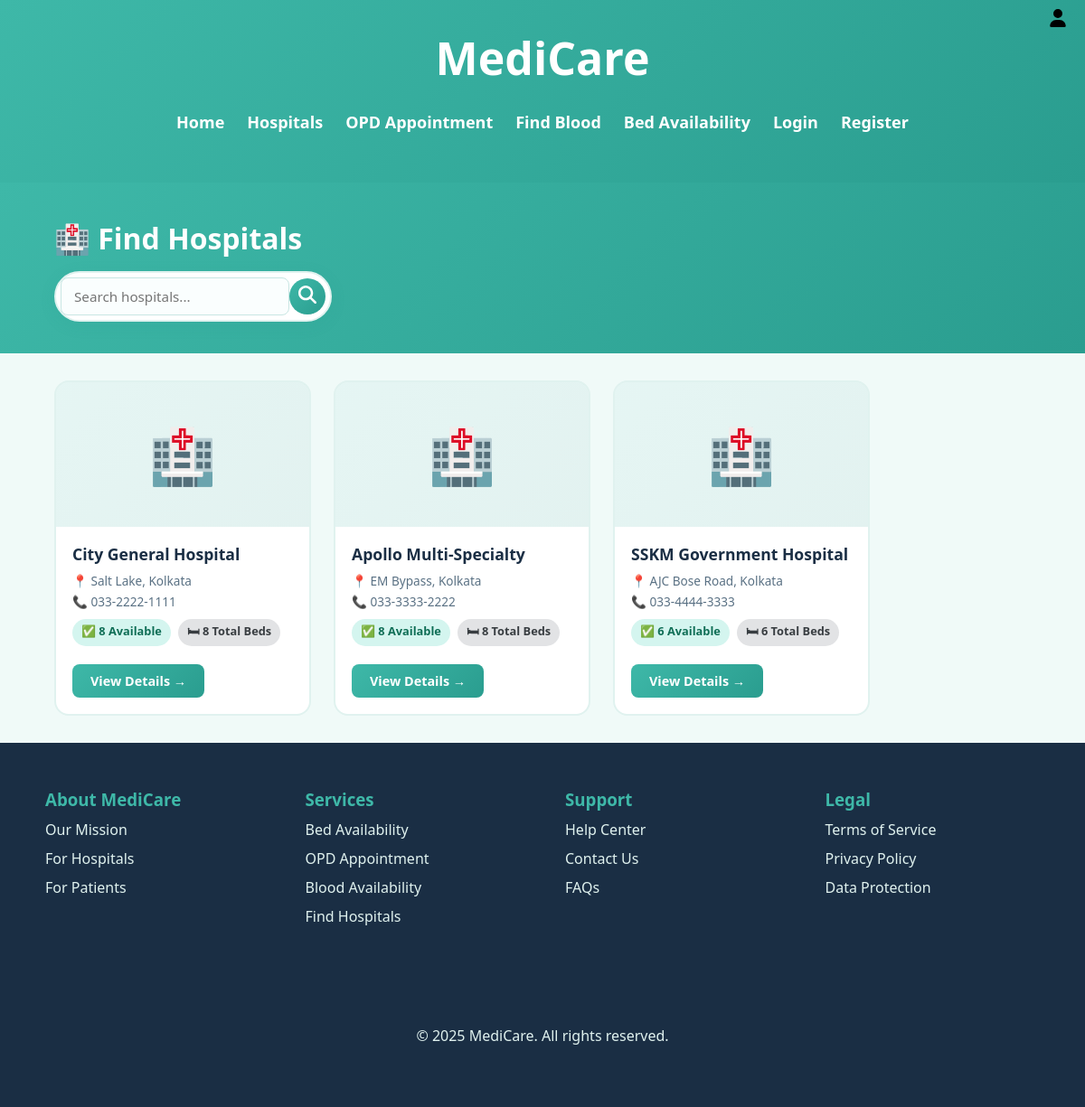
The app's page /hospitals/ with its own data.
### core/models.py (models this page shows, shortened)
class Hospital(models.Model):
    name = models.CharField(max_length=100)
    address = models.TextField(blank=True, null=True)
    phone = models.CharField(max_length=20, blank=True, null=True)
    display = models.ImageField(upload_to='hospitals/', blank=True, null=True)

### core/views.py (the view)
# urls.py: path('hospitals/', views.hospitals, name='hospitals'),
def hospitals(request):
    q = request.GET.get('q', '').strip()
    hospitals_qs = Hospital.objects.all()
    if q:
        hospitals_qs = hospitals_qs.filter(name__icontains=q)
    hospitals_data = []
    for h in hospitals_qs:
        total_beds = Bed.objects.filter(department__hospital=h).count()
        available_beds = Bed.objects.filter(department__hospital=h, allocated_to__isnull=True).count()
        hospitals_data.append({
            'obj': h,
            'total_beds': total_beds,
            'available_beds': available_beds,
        })
    return render(request, 'core/hospitals.html', {
        'hospitals_data': hospitals_data,
        'query': q,
    })

### core/templates/core/hospitals.html (shortened to what this page needs)
{% extends 'core/base.html' %}
{% load static %}
{% block content %}
<div class="page-header">
    <h1>🏥 Find Hospitals</h1>
    <form action="{% url 'hospitals' %}" method="GET" class="search-bar inline-search">
        <input type="text" name="q" value="{{ query }}" placeholder="Search hospitals...">
        <button type="submit"><img src="{% static 'assets/search.svg' %}" alt="search"></button>
    </form>
</div>
<div class="cards-grid">
    {% for item in hospitals_data %}
    <div class="card hospital-card">
        {% if item.obj.display %}
            <img src="{{ item.obj.display.url }}" alt="{{ item.obj.name }}" class="card-img">
        {% else %}
            <div class="card-img-placeholder">🏥</div>
        {% endif %}
        <div class="card-body">
            <h2>{{ item.obj.name }}</h2>
            {% if item.obj.address %}<p class="card-address">📍 {{ item.obj.address }}</p>{% endif %}
            {% if item.obj.phone %}<p class="card-phone">📞 {{ item.obj.phone }}</p>{% endif %}
            <div class="bed-badge-row">
                <span class="badge badge-green">✅ {{ item.available_beds }} Available</span>
                <span class="badge badge-grey">🛏 {{ item.total_beds }} Total Beds</span>
            </div>
            <a href="{% url 'hospital_detail' item.obj.pk %}" class="btn btn-primary">View Details →</a>
        </div>
    </div>
    {% empty %}
    <div class="empty-state">
        <p>😔 No hospitals found{% if query %} for "{{ query }}"{% endif %}.</p>
        <a href="{% url 'hospitals' %}" class="btn btn-outline">Clear search</a>
    </div>
    {% endfor %}
</div>
{% endblock %}

### core/templates/core/base.html (shortened to what this page needs)
<!DOCTYPE html>
{% load static %}
<html lang="en">
<head>
    <link rel="stylesheet" href="{% static 'styles/style.css' %}">
    <link rel="stylesheet" href="{% static 'styles/extra.css' %}">
</head>
<body>
    <div class="heading">
        <div class="nav">
            <a href="{% url 'home' %}" style="text-decoration:none;color:white;"><h1>MediCare</h1></a>
            <a href="{% if user.is_authenticated %}{% url 'logout' %}{% else %}{% url 'login' %}{% endif %}">
                <img class="logoImg" src="{% static 'assets/login.svg' %}" alt="login" title="{% if user.is_authenticated %}Logout{% else %}Login{% endif %}">
            </a>
        </div>
        <nav>
            <ul id="sidemenu">
                <li><a href="{% url 'home' %}">Home</a></li>
                <li><a href="{% url 'hospitals' %}">Hospitals</a></li>
                <li><a href="{% url 'book_appointment' %}">OPD Appointment</a></li>
                <li><a href="{% url 'blood_search' %}">Find Blood</a></li>
                <li><a href="{% url 'bed_availability' %}">Bed Availability</a></li>
                {% if user.is_authenticated %}
                    {% if user.is_staff %}
                    <li><a href="{% url 'dashboard' %}">Dashboard</a></li>
                    {% else %}
                    <li><a href="{% url 'my_appointments' %}">My Appointments</a></li>
                    {% endif %}
                    <li><a href="{% url 'logout' %}">Logout ({{ user.first_name|default:user.username }})</a></li>
                {% else %}
                    <li><a href="{% url 'login' %}">Login</a></li>
                    <li><a href="{% url 'register' %}">Register</a></li>
                {% endif %}
            </ul>
        </nav>
    </div>
    <main>
        {% block content %}{% endblock %}
    </main>
    <footer>
        <div class="foot">
            <div class="footer-elements">
                <h3>About MediCare</h3>
                <a href="{% url 'home' %}">Our Mission</a>
                <a href="{% url 'hospitals' %}">For Hospitals</a>
                <a href="{% url 'register' %}">For Patients</a>
            </div>
            <div class="footer-elements">
                <h3>Services</h3>
                <a href="{% url 'bed_availability' %}">Bed Availability</a>
                <a href="{% url 'book_appointment' %}">OPD Appointment</a>
                <a href="{% url 'blood_search' %}">Blood Availability</a>
                <a href="{% url 'hospitals' %}">Find Hospitals</a>
            </div>
            <div class="footer-elements">
                <h3>Support</h3>
                <a href="#">Help Center</a>
                <a href="#">Contact Us</a>
                <a href="#">FAQs</a>
            </div>
            <div class="footer-elements">
                <h3>Legal</h3>
                <a href="#">Terms of Service</a>
                <a href="#">Privacy Policy</a>
                <a href="#">Data Protection</a>
            </div>
        </div>
        <div class="rights">
            <p>© 2025 MediCare. All rights reserved.</p>
        </div>
    </footer>
</body>
</html>

### static/styles/style.css (style rules this page uses)
* { padding: 0; margin: 0; font-family: 'Segoe UI', Tahoma, Geneva, Verdana, sans-serif; }
body { background-color: #f0faf8; min-width: 100%; }
.logoImg { width: 20px; height: 20px; position: absolute; right: 20px; top: 10px; transition: filter 0.1s ease-in-out; }
.nav { display: flex; justify-content: center; align-items: center; }
.heading { width: 100%; background: linear-gradient(135deg, #3eb8a8, #2a9d8f); color: white; padding: 30px 0; text-align: center; }
.heading h1 { font-size: 50px; }
nav ul { list-style: none; padding: 15px 0; margin: 10px 0; display: flex; justify-content: center; gap: 25px; }
nav ul li { display: inline; }
nav ul li a { color: white; text-decoration: none; font-size: 18px; font-weight: bold; position: relative; }
nav ul li a:after { content: ''; height: 3px; width: 0; position: absolute; background: #ffe066; left: 0; bottom: -6px; transition: 0.5s; }
.search-bar { background: white; border-radius: 30px; display: flex; align-items: center; padding: 5px; width: fit-content; margin: 15px 0; box-shadow: 0 4px 16px rgba(42,157,143,0.15); border: 2px solid #e0f2ef; }
.search-bar input { padding: 10px 15px; border: none; outline: none; font-size: 14px; width: 350px; border-radius: 20px; }
.search-bar button { background: linear-gradient(135deg, #3eb8a8, #2a9d8f); border: none; cursor: pointer; padding: 8px 10px; border-radius: 20px; }
.search-bar button img { width: 20px; height: 20px; filter: invert(1); }
footer { background: #1a2e44; }
.foot { display: grid; grid-template-columns: 1fr 1fr 1fr 1fr; background: #1a2e44; color: #e0f2ef; padding: 50px; gap: 50px; }
.footer-elements { display: flex; flex-direction: column; gap: 10px; text-decoration: none; }
.footer-elements h3 { font-weight: 900; color: #3eb8a8; }
.footer-elements a { font-weight: 200; text-decoration: none; color: #e0f2ef; }
.rights { height: 5rem; padding: 10px 0; color: #e0f2ef; display: flex; justify-content: center; background: #1a2e44; }

### static/styles/extra.css (style rules this page uses)
:root { --teal: #3eb8a8; --teal-dark: #2a9d8f; --teal-light: #e8f8f6; --navy: #1a2e44; --navy-light: #2d4a6b; --white: #ffffff; --body-bg: #f0faf8; --text: #2c3e50; --text-soft: #5a7184; --border: #e0f2ef; }
.page-header { padding: 40px 60px 20px; background: linear-gradient(135deg, #3eb8a8, #2a9d8f); border-bottom: none; }
.page-header h1 { font-size: 2rem; color: white; }
.cards-grid { display: flex; flex-wrap: wrap; gap: 25px; padding: 30px 60px; justify-content: flex-start; }
.card { background: #fff; border-radius: 16px; border: 2px solid var(--border); overflow: hidden; width: 280px; transition: transform 0.2s, box-shadow 0.2s, border-color 0.2s; }
.card-img-placeholder { width: 100%; height: 160px; background: linear-gradient(135deg, #3eb8a822, #2a9d8f22); display: flex; align-items: center; justify-content: center; font-size: 60px; }
.card-body { padding: 18px; }
.card-body h2, .card-body h3 { font-size: 1.1rem; margin-bottom: 8px; color: var(--navy); }
.card-address, .card-phone { font-size: 0.85rem; color: var(--text-soft); margin: 4px 0; }
.bed-badge-row { display: flex; gap: 8px; margin: 10px 0; flex-wrap: wrap; }
.badge { padding: 4px 10px; border-radius: 20px; font-size: 0.8rem; font-weight: 600; display: inline-block; }
.badge-green { background: #d4f5ef; color: #0f6e56; }
.badge-grey { background: #e2e3e5; color: #383d41; }
.btn { display: inline-block; padding: 9px 20px; border-radius: 8px; font-size: 0.9rem; font-weight: 600; text-decoration: none; cursor: pointer; border: none; transition: all 0.2s; margin-top: 10px; }
.btn-primary { background: linear-gradient(135deg, var(--teal), var(--teal-dark)); color: white; }
.form-control, select, input[type="text"], input[type="password"], input[type="datetime-local"], textarea { padding: 10px 14px; border: 1.5px solid #c8e6e3; border-radius: 8px; font-size: 0.95rem; outline: none; width: 100%; box-sizing: border-box; font-family: inherit; background: #fafefe; }

### records on screen
Hospital: obj.name "City General Hospital", obj.address "Salt Lake, Kolkata", obj.phone "033-2222-1111", available_beds "8", total_beds "8"
Hospital: obj.name "Apollo Multi-Specialty", obj.address "EM Bypass, Kolkata", obj.phone "033-3333-2222", available_beds "8", total_beds "8"
Hospital: obj.name "SSKM Government Hospital", obj.address "AJC Bose Road, Kolkata", obj.phone "033-4444-3333", available_beds "6", total_beds "6"
